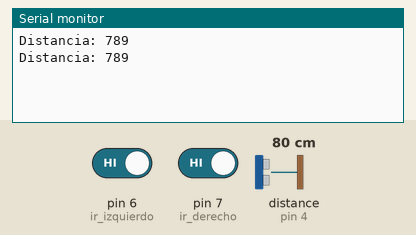
Recording of a sketch running on a simulated Arduino Uno, built with avr-gcc and run on an emulated ATmega328P. Parts: the last lines printed to the serial monitor. Wiring (inferred from the names in the program): ultrasonic range finder: trigger pin 3; echo pin 4. Inputs (shaded band) come from the test bench; at power-on: pin 6 (ir_izquierdo) HIGH, pin 7 (ir_derecho) HIGH, distance to the obstacle (sensor on pin 4) 80 cm. The echo pulse lasts 58.3 µs per cm.

Above: at 1.8 s.
1.9 s: pin 6 (ir_izquierdo) driven LOW
4.5 s: pin 7 (ir_derecho) driven LOW
7.5 s: distance to the obstacle (sensor on pin 4) set to 2 cm
At 8.8 s:
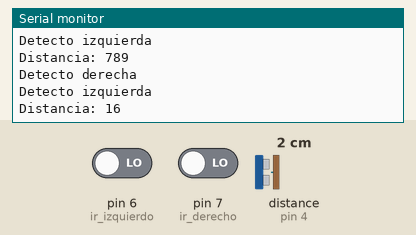
9.0 s: distance to the obstacle (sensor on pin 4) set to 60 cm
At 9.7 s:
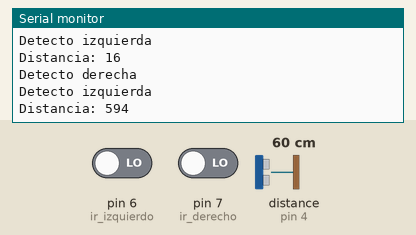
Timing chart, 0 to 12.0 s (numbered marks = the images above; inputs shaded):
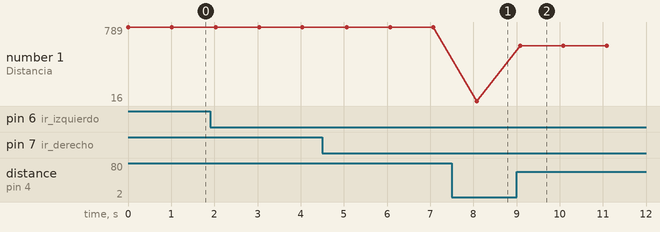

Measured:
- after the input at 7.5 s, the serial monitor: prints a new line after 0.58 s (image 1)
- after the input at 9.0 s, the serial monitor: prints a new line after 0.08 s (image 2)
- plotted number 1: 789 → 16 after the input at 7.5 s, 16 → 591 after the input at 9.0 s

The sketch:

codigo_robot.ino
```cpp
int ir_derecho = 7;
int ir_izquierdo = 6;
int echo = 4;
int trigger = 3;
int duracion;
int distancia;

void setup() {
  Serial.begin(9600);
  pinMode(ir_derecho, INPUT);
  pinMode(ir_izquierdo, INPUT);
  pinMode(echo, INPUT);
  pinMode(trigger, OUTPUT);

}

void loop() {
  int lectura_derecha = digitalRead(ir_derecho);
  int lectura_izquierda = digitalRead(ir_izquierdo);
      //Serial.println(lectura_derecha);
      //Serial.println(lectura_izquierda);
  if (lectura_derecha == 0) {
      Serial.println("Detecto derecha");
  }
  if (lectura_izquierda == 0) {
      Serial.println("Detecto izquierda");
  }
  digitalWrite(trigger, HIGH);
  delayMicroseconds(10);
  digitalWrite(trigger, LOW);
  duracion = pulseIn(echo, HIGH);

  // Distancia en cm
  int distancia = duracion * 0.34 / 2;

  Serial.println("Distancia: " + String(distancia));

  delay(1000);

}
```
